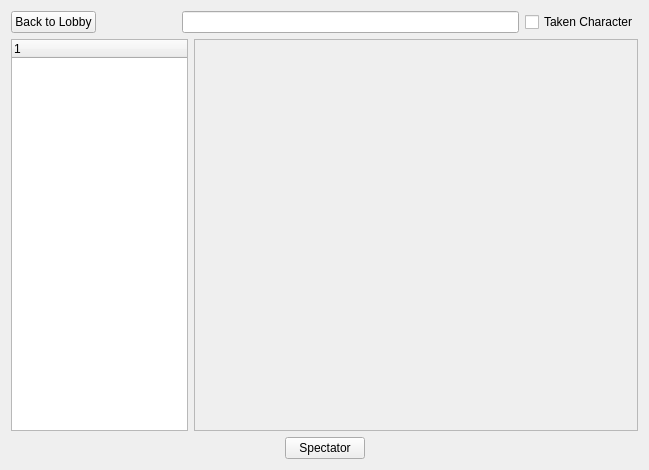
<?xml version="1.0" encoding="UTF-8"?>
<ui version="4.0">
 <class>Form</class>
 <widget class="QWidget" name="Form">
  <property name="geometry">
   <rect>
    <x>0</x>
    <y>0</y>
    <width>649</width>
    <height>470</height>
   </rect>
  </property>
  <property name="windowTitle">
   <string>Form</string>
  </property>
  <layout class="QVBoxLayout" name="verticalLayout">
   <item>
    <layout class="QHBoxLayout" name="horizontalLayout_2">
     <item>
      <widget class="QPushButton" name="back_to_lobby_button">
       <property name="text">
        <string>Back to Lobby</string>
       </property>
      </widget>
     </item>
     <item>
      <spacer name="horizontalSpacer">
       <property name="orientation">
        <enum>Qt::Horizontal</enum>
       </property>
       <property name="sizeType">
        <enum>QSizePolicy::Preferred</enum>
       </property>
       <property name="sizeHint" stdset="0">
        <size>
         <width>80</width>
         <height>20</height>
        </size>
       </property>
      </spacer>
     </item>
     <item>
      <widget class="QLineEdit" name="char_name_edit"/>
     </item>
     <item>
      <widget class="QCheckBox" name="show_taken_char_button">
       <property name="text">
        <string>Taken Character</string>
       </property>
      </widget>
     </item>
    </layout>
   </item>
   <item>
    <layout class="QHBoxLayout" name="horizontalLayout">
     <item>
      <widget class="QTreeWidget" name="char_name_tree">
       <property name="sizePolicy">
        <sizepolicy hsizetype="Preferred" vsizetype="Expanding">
         <horstretch>2</horstretch>
         <verstretch>0</verstretch>
        </sizepolicy>
       </property>
      </widget>
     </item>
     <item>
      <widget class="QScrollArea" name="button_area_scroll">
       <property name="sizePolicy">
        <sizepolicy hsizetype="Expanding" vsizetype="Expanding">
         <horstretch>5</horstretch>
         <verstretch>0</verstretch>
        </sizepolicy>
       </property>
       <property name="widgetResizable">
        <bool>true</bool>
       </property>
       <property name="alignment">
        <set>Qt::AlignCenter</set>
       </property>
       <widget class="QWidget" name="button_area_widget">
        <property name="geometry">
         <rect>
          <x>0</x>
          <y>0</y>
          <width>443</width>
          <height>386</height>
         </rect>
        </property>
       </widget>
      </widget>
     </item>
    </layout>
   </item>
   <item>
    <layout class="QHBoxLayout" name="horizontalLayout_3">
     <item>
      <spacer name="horizontalSpacer_2">
       <property name="orientation">
        <enum>Qt::Horizontal</enum>
       </property>
       <property name="sizeHint" stdset="0">
        <size>
         <width>40</width>
         <height>20</height>
        </size>
       </property>
      </spacer>
     </item>
     <item>
      <widget class="QPushButton" name="spectator_button">
       <property name="sizePolicy">
        <sizepolicy hsizetype="Preferred" vsizetype="Preferred">
         <horstretch>0</horstretch>
         <verstretch>0</verstretch>
        </sizepolicy>
       </property>
       <property name="text">
        <string>Spectator</string>
       </property>
      </widget>
     </item>
     <item>
      <spacer name="horizontalSpacer_3">
       <property name="orientation">
        <enum>Qt::Horizontal</enum>
       </property>
       <property name="sizeHint" stdset="0">
        <size>
         <width>40</width>
         <height>20</height>
        </size>
       </property>
      </spacer>
     </item>
    </layout>
   </item>
  </layout>
 </widget>
 <resources/>
 <connections/>
</ui>
